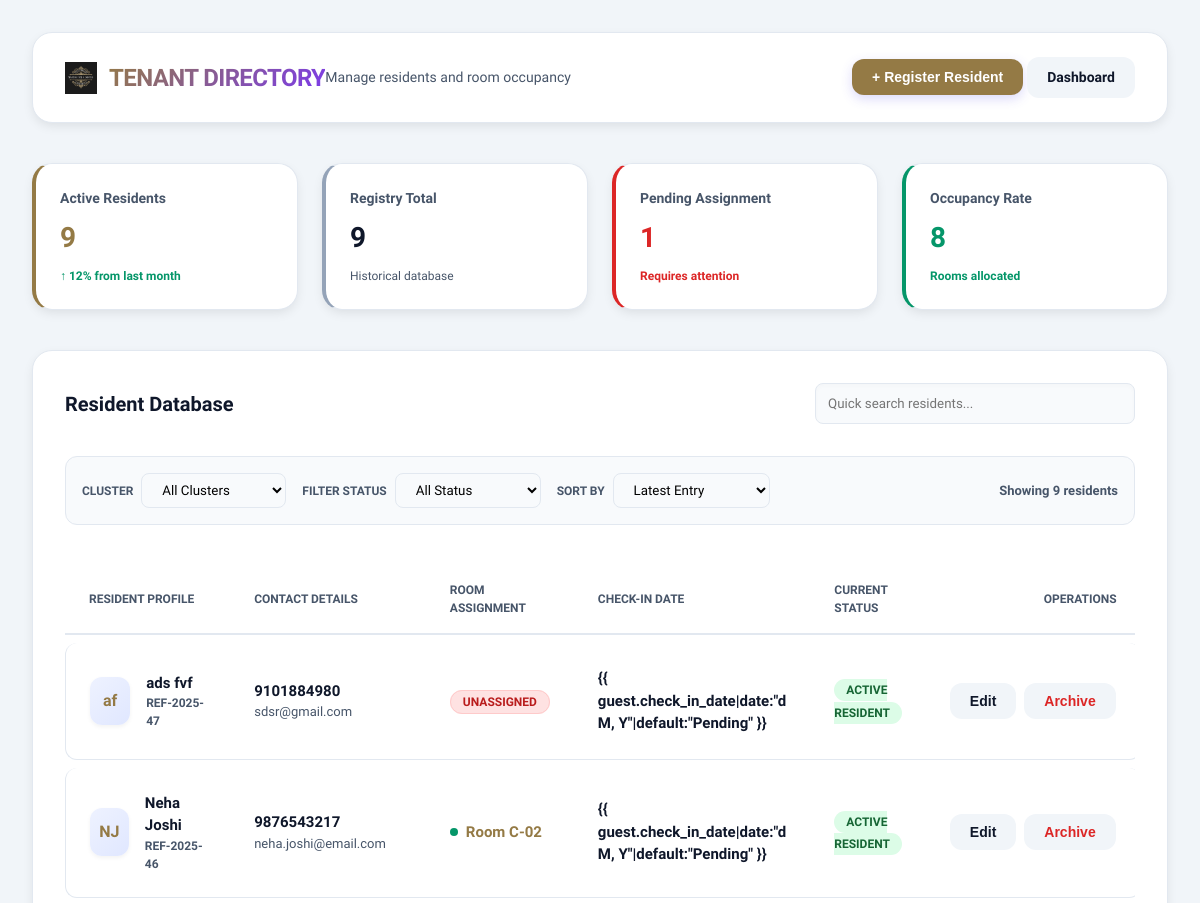
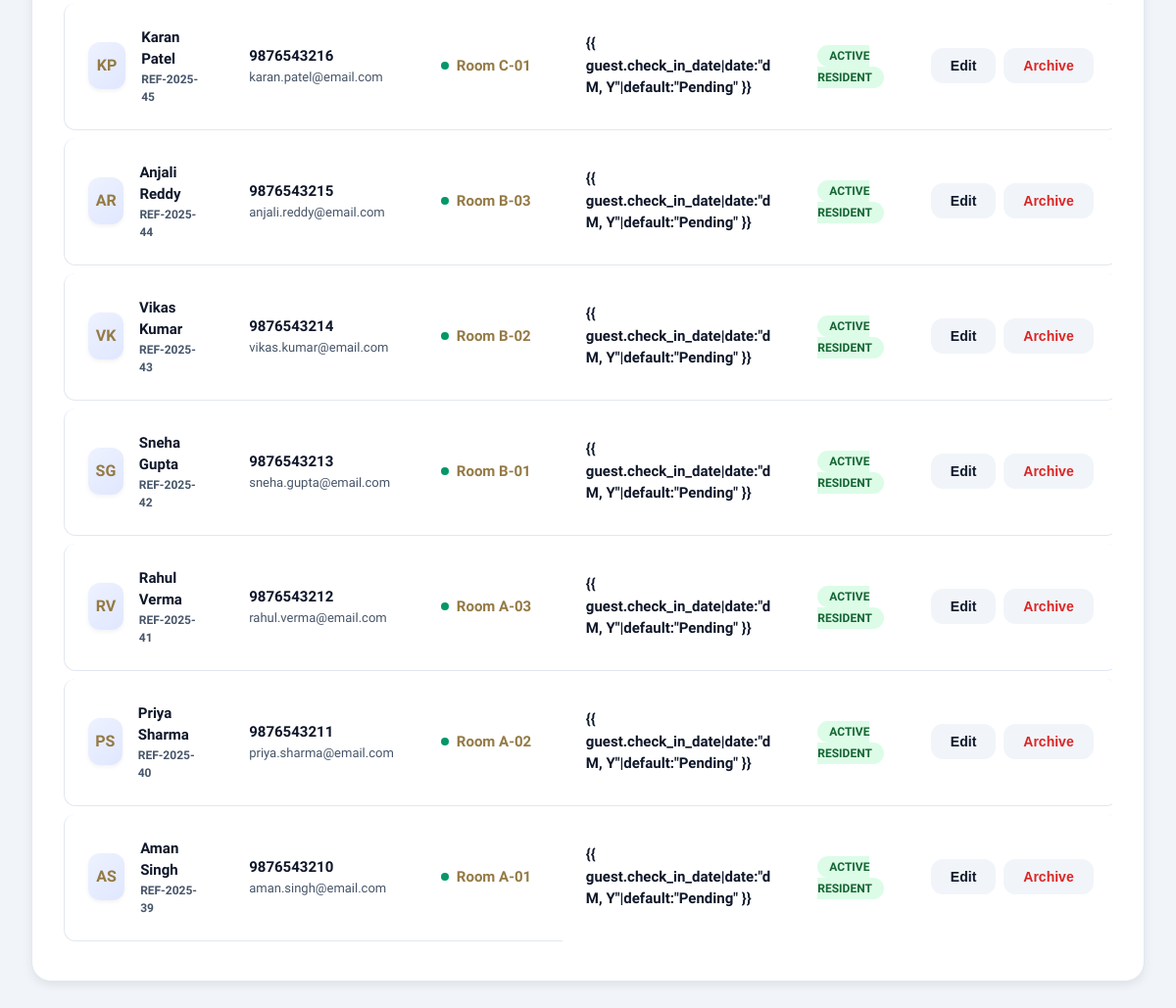
/manage-guests/ (signed in), run on the app's committed database (2 pictures, top to bottom).
### rental/models.py (models this page shows, shortened)
class Guest(models.Model):
    GENDER_CHOICES = [
        ('M', 'Male'),
        ('F', 'Female'),
        ('O', 'Other'),
    ]
    first_name = models.CharField(max_length=100)
    last_name = models.CharField(max_length=100)
    email = models.EmailField(unique=True)
    phone = models.CharField(max_length=15)
    gender = models.CharField(max_length=1, choices=GENDER_CHOICES, default='M')
    date_of_birth = models.DateField(null=True, blank=True)
    address = models.TextField(blank=True)
    city = models.CharField(max_length=50, blank=True)
    state = models.CharField(max_length=50, blank=True)
    country = models.CharField(max_length=50, blank=True)
    zip_code = models.CharField(max_length=20, blank=True)
    id_type = models.CharField(max_length=50, blank=True, help_text="Passport, Aadhar, License, etc.")
    id_number = models.CharField(max_length=50, blank=True)
    govt_id_photo = models.ImageField(upload_to='govt_ids/', blank=True, null=True, help_text="Photo of Government ID document")
    college_id = models.CharField(max_length=100, blank=True, help_text="College ID or Student ID")
    college_id_photo = models.ImageField(upload_to='college_ids/', blank=True, null=True, help_text="Photo of College ID")
    student_college = models.CharField(max_length=100, blank=True, help_text="Name of the college/university")
    document_verification_image = models.ImageField(upload_to='document_verification/', blank=True, null=True, help_text="Document verification image")
    check_in_date = models.DateField(null=True, blank=True)
    check_out_date = models.DateField(null=True, blank=True)
    room = models.ForeignKey(Room, on_delete=models.SET_NULL, null=True, blank=True)
    notes = models.TextField(blank=True)
    created_at = models.DateTimeField(auto_now_add=True)
    updated_at = models.DateTimeField(auto_now=True)
    is_active = models.BooleanField(default=True)
    class Meta:
        ordering = ['-created_at']

class Room(models.Model):
    ROOM_TYPES = [
        ('single', 'Single'),
        ('double', 'Double'),
        ('suite', 'Suite'),
    ]
    number = models.CharField(max_length=10, unique=True)
    room_type = models.CharField(max_length=10, choices=ROOM_TYPES)
    price = models.DecimalField(max_digits=8, decimal_places=2)
    agreed_rent = models.DecimalField(max_digits=8, decimal_places=2, null=True, blank=True, help_text="Per-room negotiated rent (overrides price when set)")
    is_available = models.BooleanField(default=True)
    class Meta:
        ordering = ['number']

### rental/views.py (the view)
# urls.py: path('manage-guests/', views.manage_guests, name='manage_guests'),
@login_required(login_url='login')
@user_passes_test(is_admin)
def manage_guests(request):
    guests = Guest.objects.all().order_by('-created_at')
    rooms = Room.objects.all().order_by('number')
    guest_stats = {
        'total': guests.count(),
        'active': guests.filter(is_active=True).count(),
        'inactive': guests.filter(is_active=False).count(),
        'with_room': guests.filter(room__isnull=False).count(),
        'without_room': guests.filter(room__isnull=True).count(),
    }
    context = {
        'guests': guests,
        'rooms': rooms,
        'guest_stats': guest_stats,
    }
    return render(request, 'manage_guests.html', context)

### rental/views.py (called while the page is built)
def is_admin(user):
    return user.is_staff or user.is_superuser

### rental/templates/manage_guests.html (shortened to what this page needs)
<!DOCTYPE html>
<html lang="en">
{% load static %}
<head>
</head>
<body>
  <div class="container">
    <header class="header">
      <div class="header-title" style="display: flex; align-items: center;">
        <img src="{% static 'rental/images/panesar-logo.png' %}" alt="Panesar Logo" class="logo-img">
        <h1 style="letter-spacing: -0.025em;">TENANT DIRECTORY</h1>
        <p style="color: var(--text-muted); font-size: 0.875rem; font-weight: 500;">Manage residents and room occupancy
        </p>
      </div>
      <div class="header-actions">
        <button onclick="openModal('addGuestModal')" class="btn btn-primary"
          style="box-shadow: 0 4px 12px rgba(79, 70, 229, 0.2);">+ Register Resident</button>
        <a href="{% url 'dashboard' %}" class="btn btn-secondary">Dashboard</a>
      </div>
    </header>
    <div class="stats-grid">
      <div class="stat-card" style="border-left-color: var(--primary);">
        <div class="stat-label">Active Residents</div>
        <div class="stat-value" style="color: var(--primary);">{{ guest_stats.active }}</div>
        <div style="font-size: 0.75rem; color: var(--success); font-weight: 700; margin-top: 0.5rem;">↑ 12% from last
          month</div>
      </div>
      <div class="stat-card">
        <div class="stat-label">Registry Total</div>
        <div class="stat-value">{{ guest_stats.total }}</div>
        <div style="font-size: 0.75rem; color: var(--text-muted); font-weight: 500; margin-top: 0.5rem;">Historical
          database</div>
      </div>
      <div class="stat-card" style="border-left-color: var(--error);">
        <div class="stat-label">Pending Assignment</div>
        <div class="stat-value" style="color: var(--error);">{{ guest_stats.without_room }}</div>
        <div style="font-size: 0.75rem; color: var(--error); font-weight: 700; margin-top: 0.5rem;">Requires attention
        </div>
      </div>
      <div class="stat-card" style="border-left-color: var(--success);">
        <div class="stat-label">Occupancy Rate</div>
        <div class="stat-value" style="color: var(--success);">{{ guest_stats.with_room }}</div>
        <div style="font-size: 0.75rem; color: var(--success); font-weight: 700; margin-top: 0.5rem;">Rooms allocated
        </div>
      </div>
    </div>
    <div class="section">
      <div class="section-header">
        <div class="section-title">Resident Database</div>
        <div style="display: flex; gap: 1rem;">
          <input type="text" id="tenantSearch" onkeyup="filterTable()" placeholder="Quick search residents..."
            class="input" style="width: 320px; box-shadow: inset 0 2px 4px rgba(0,0,0,0.02);">
        </div>
      </div>
      <div class="filter-bar">
        <div class="filter-group">
          <label>Cluster</label>
          <select id="buildingFilter" onchange="filterTable()" class="input" style="padding: 0.5rem 2rem 0.5rem 1rem;">
            <option value="all">All Clusters</option>
          </select>
        </div>
        <div class="filter-group">
          <label>Filter Status</label>
          <select id="statusFilter" onchange="filterTable()" class="input" style="padding: 0.5rem 2rem 0.5rem 1rem;">
            <option value="all">All Status</option>
          </select>
        </div>
        <div class="filter-group">
          <label>Sort By</label>
          <select id="sortFilter" onchange="sortTable()" class="input" style="padding: 0.5rem 2rem 0.5rem 1rem;">
            <option value="newest">Latest Entry</option>
          </select>
        </div>
        <div style="margin-left: auto; color: var(--text-muted); font-size: 0.8125rem; font-weight: 600;">
          Showing <span id="visibleCount">{{ guests|length }}</span> residents
        </div>
      </div>
      <div class="table-container">
        <table>
          <thead>
            <tr>
              <th>Resident Profile</th>
              <th>Contact Details</th>
              <th>Room Assignment</th>
              <th>Check-in Date</th>
              <th>Current Status</th>
              <th style="text-align: right;">Operations</th>
            </tr>
          </thead>
          <tbody id="tenantTable">
            {% for guest in guests %}
            <tr class="tenant-row" data-building="{{ guest.room.number|slice:" :1" }}"
              data-status="{% if guest.is_active %}active{% else %}inactive{% endif %}"
              data-name="{{ guest.first_name }} {{ guest.last_name }}" data-room-id="{{ guest.room.id|default:'' }}">
              <td>
                <div class="tenant-info">
                  <div class="tenant-avatar">{{ guest.first_name|slice:":1" }}{{ guest.last_name|slice:":1" }}</div>
                  <div>
                    <div style="font-weight: 800; color: var(--text-main);">{{ guest.first_name }} {{ guest.last_name }}
                    </div>
                    <div style="font-size: 0.75rem; color: var(--text-muted); font-weight: 700;">REF-2025-{{ guest.id }}
                    </div>
                  </div>
                </div>
              </td>
              <td>
                <div style="font-weight: 700; color: var(--text-main);">{{ guest.phone }}</div>
                <div style="font-size: 0.8125rem; color: var(--text-muted); font-weight: 500;">{{ guest.email }}</div>
              </td>
              <td>
                {% if guest.room %}
                <div style="display: flex; align-items: center; gap: 0.5rem;">
                  <div style="width: 8px; height: 8px; border-radius: 50%; background: var(--success);"></div>
                  <span style="font-weight: 800; color: var(--primary);">Room {{ guest.room.number }}</span>
                </div>
                {% else %}
                <span class="badge"
                  style="background: #fee2e2; color: #b91c1c; border: 1px solid #fecaca;">Unassigned</span>
                {% endif %}
              </td>
              <td style="font-weight: 600; color: var(--text-main);">{{ guest.check_in_date|date:"d M,
                Y"|default:"Pending" }}</td>
              <td>
                <span class="badge {% if guest.is_active %}badge-active{% else %}badge-inactive{% endif %}">
                  {{ guest.is_active|yesno:"Active Resident,Inactive" }}
                </span>
              </td>
              <td style="text-align: right;">
                <div style="display: flex; gap: 0.5rem; justify-content: flex-end;">
                  <button onclick="editGuest('{{ guest.id }}')" class="btn btn-secondary">Edit</button>
                  <button onclick="deleteGuest('{{ guest.id }}')" class="btn btn-secondary"
                    style="color: var(--error);">Archive</button>
                </div>
              </td>
            </tr>
            {% endfor %}
          </tbody>
        </table>
      </div>
    </div>
  </div>
</body>
</html>

### rental/templates/manage_guests.html (style rules this page uses)
:root { --primary: #947a45; --primary-hover: #7a6438; --bg-main: #f1f5f9; --card-bg: #ffffff; --text-main: #0f172a; --text-muted: #475569; --success: #059669; --error: #dc2626; --border: #e2e8f0; --shadow: 0 4px 12px -2px rgba(0, 0, 0, 0.1); --radius: 1.25rem; }
* { margin: 0; padding: 0; box-sizing: border-box; }
body { font-family: 'Plus Jakarta Sans', sans-serif; background-color: var(--bg-main); color: var(--text-main); line-height: 1.5; }
.container { max-width: 1500px; margin: 0 auto; padding: 2rem; }
.header { display: flex; justify-content: space-between; align-items: center; margin-bottom: 2.5rem; background: var(--card-bg); padding: 1.5rem 2rem; border-radius: var(--radius); box-shadow: var(--shadow); border: 1px solid var(--border); }
.header-title h1 { font-size: 1.5rem; font-weight: 800; background: linear-gradient(135deg, var(--primary), #7c3aed); background-clip: text; -webkit-background-clip: text; -webkit-text-fill-color: transparent; }
.logo-img { height: 32px; width: auto; margin-right: 0.75rem; }
.stats-grid { display: grid; grid-template-columns: repeat(auto-fit, minmax(220px, 1fr)); gap: 1.5rem; margin-bottom: 2.5rem; }
.stat-card { background: var(--card-bg); padding: 1.5rem; border-radius: var(--radius); border: 1px solid var(--border); box-shadow: var(--shadow); border-left: 4px solid #94a3b8; }
.stat-label { font-size: 0.875rem; font-weight: 600; color: var(--text-muted); margin-bottom: 0.5rem; }
.stat-value { font-size: 1.75rem; font-weight: 800; }
.section { background: var(--card-bg); padding: 2rem; border-radius: var(--radius); border: 1px solid var(--border); box-shadow: var(--shadow); margin-bottom: 2.5rem; }
.section-header { display: flex; justify-content: space-between; align-items: center; margin-bottom: 2rem; }
.section-title { font-size: 1.25rem; font-weight: 800; color: var(--text-main); }
.filter-bar { display: flex; gap: 1rem; margin-bottom: 2rem; background: #f8fafc; padding: 1rem; border-radius: 0.75rem; border: 1px solid var(--border); align-items: center; flex-wrap: wrap; }
.filter-group { display: flex; align-items: center; gap: 0.5rem; }
.filter-group label { font-size: 0.75rem; font-weight: 700; color: var(--text-muted); text-transform: uppercase; }
.table-container { overflow-x: auto; margin-top: 1rem; }
table { width: 100%; border-collapse: separate; border-spacing: 0 0.5rem; }
th { background: transparent; padding: 1rem 1.5rem; font-size: 0.75rem; font-weight: 700; text-transform: uppercase; color: var(--text-muted); text-align: left; border-bottom: 2px solid var(--border); }
td { padding: 1.5rem; background: white; border-bottom: 1px solid var(--border); font-size: 0.9375rem; vertical-align: middle; transition: all 0.2s; }
td:first-child { border-radius: 0.75rem 0 0 0.75rem; border-left: 1px solid var(--border); }
td:last-child { border-radius: 0 0.75rem 0.75rem 0; border-right: 1px solid var(--border); }
.tenant-info { display: flex; align-items: center; gap: 1rem; }
.tenant-avatar { width: 48px; height: 48px; border-radius: 12px; background: linear-gradient(135deg, #eef2ff, #e0e7ff); color: var(--primary); display: flex; align-items: center; justify-content: center; font-weight: 800; font-size: 1rem; box-shadow: 0 2px 4px rgba(0, 0, 0, 0.05); }
.badge { padding: 0.25rem 0.75rem; border-radius: 999px; font-size: 0.75rem; font-weight: 700; text-transform: uppercase; }
.badge-active { background: #dcfce7; color: #166534; }
.btn { padding: 0.625rem 1.25rem; border-radius: 0.75rem; font-weight: 700; cursor: pointer; border: none; font-size: 0.875rem; display: inline-flex; align-items: center; gap: 0.5rem; transition: all 0.2s; text-decoration: none; }
.btn-primary { background: var(--primary); color: white; }
.btn-secondary { background: #f1f5f9; color: var(--text-main); }
.input { padding: 0.75rem; border-radius: 0.5rem; border: 1px solid var(--border); font-family: inherit; background: #f8fafc; }

### data on the page
Guest: first_name "a", last_name "f", first_name "ads", last_name "fvf", id "47", phone "9101884980", email "sdsr@gmail.com", shows "UNASSIGNED", is_active "ACTIVE RESIDENT"
Guest: first_name "N", last_name "J", first_name "Neha", last_name "Joshi", id "46", phone "9876543217", email "neha.joshi@email.com", room.number "C-02", is_active "ACTIVE RESIDENT"
Guest: first_name "K", last_name "P", first_name "Karan", last_name "Patel", id "45", phone "9876543216", email "karan.patel@email.com", room.number "C-01", is_active "ACTIVE RESIDENT"
Guest: first_name "A", last_name "R", first_name "Anjali", last_name "Reddy", id "44", phone "9876543215", email "anjali.reddy@email.com", room.number "B-03", is_active "ACTIVE RESIDENT"
Guest: first_name "V", last_name "K", first_name "Vikas", last_name "Kumar", id "43", phone "9876543214", email "vikas.kumar@email.com", room.number "B-02", is_active "ACTIVE RESIDENT"
Guest: first_name "S", last_name "G", first_name "Sneha", last_name "Gupta", id "42", phone "9876543213", email "sneha.gupta@email.com", room.number "B-01", is_active "ACTIVE RESIDENT"
Guest: first_name "R", last_name "V", first_name "Rahul", last_name "Verma", id "41", phone "9876543212", email "rahul.verma@email.com", room.number "A-03", is_active "ACTIVE RESIDENT"
Guest: first_name "P", last_name "S", first_name "Priya", last_name "Sharma", id "40", phone "9876543211", email "priya.sharma@email.com", room.number "A-02", is_active "ACTIVE RESIDENT"
Guest: first_name "A", last_name "S", first_name "Aman", last_name "Singh", id "39", phone "9876543210", email "aman.singh@email.com", room.number "A-01", is_active "ACTIVE RESIDENT"

### other printed values
{{ guest_stats.active }} "9"
{{ guest_stats.total }} "9"
{{ guest_stats.without_room }} "1"
{{ guest_stats.with_room }} "8"
{{ guests|length }} "9"
